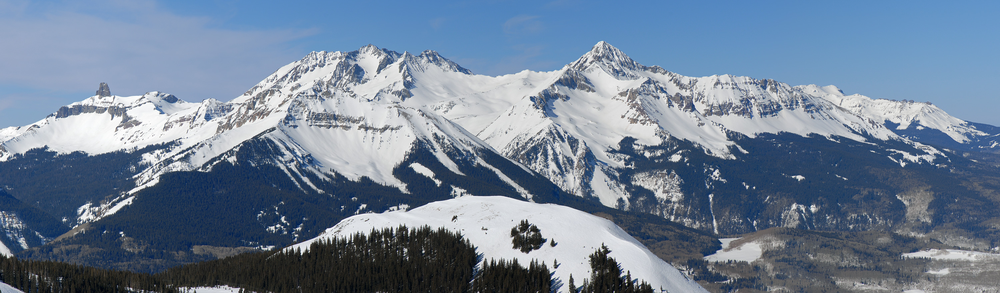
#> input picture mountain.png, 1000 x 293 px, shrunk from 3000 x 880 before the run
$ python perfect_colorado_hike.py
#> lines starting #> are read from the running program, lines starting #| are printed output that depends on the picture
# Author:
#   Caleb Rasmussen
# File:
#   perfect_colorado_hike.py
# Contains:
#   import_csv()
#   add_info()
#   find_perfect_mountain()
#   display_image()
#   display_mountain()
#   main()
# Description:
#   This program anaylizes data from a Colorado mountain dataset to
#   find the perfect hiking mountain.


# Data Anyalsis
import pandas as pd
import matplotlib.pyplot as plt
from sklearn.linear_model import LinearRegression

# Images
import urllib.request
from PIL import Image


# Import data from a csv file into a dataframe
def import_csv(file_name):

    # Read csv file into data frame
    dataframe = pd.read_csv(file_name, encoding= 'unicode_escape')

    # Check for missing values
    if dataframe.isnull().values.any():
        print("Error: missing data")
    else:
        return dataframe


# Adds columns and populates them with info
def add_info(dataframe):

    # Rename columns to be arround same length
    dataframe.rename(columns={"ID": "Column ID", "Lat": "Latitude", "Long": "Longitude", "Elevation Gain_ft": "Elev Gain_ft"},
                                inplace=True)

    # Averarage Traffic: replace low and high traffic columns with an average
    traffic_average = dataframe[['Traffic Low', 'Traffic High']].mean(axis=1)     # averages low and high traffic columns
    dataframe.insert(13, 'Traffic Avg', traffic_average)                          # add column to data frame
    dataframe = dataframe.astype({"Traffic Avg": int})                            # convert column type to int

    dataframe = dataframe.drop(['Traffic Low', 'Traffic High'], axis=1)           # drop low and high

    # Meters: convert feet in meters
    dataframe.insert(4, 'Elevation_m', dataframe['Elevation_ft'])
    dataframe['Elevation_m'] = dataframe['Elevation_m'].apply(lambda x: int(x/3.281))

    # Elevation Gain per mile
    dataframe.insert(13, 'Elev per mi_ft', (dataframe["Elev Gain_ft"] / dataframe["Distance_mi"]))
    dataframe = dataframe.astype({"Elev per mi_ft": int})

    return dataframe


# Finds the perfect mountain though anaylizing the data
def find_perfect_mountain(df_orginal):

    # Fourteener Data
    figure, graph = plt.subplots(figsize=(5, 5))
    graph.set_title('Does the Mountain follow \nthe Prominence Rule?', fontsize=18)

    pie_labels = ["Yes", "No"]
    pie_colors = ['green', 'gray']

    fourteener_count = df_orginal['fourteener'].value_counts(dropna=True)
    fourteener_values = lambda x: '{}'.format(int(x * fourteener_count.sum() / 100))        # computes mountain values

    # Pie chart
    graph.pie(fourteener_count, labels=pie_labels,
        autopct= fourteener_values, textprops={'size': 'x-large'},       # mountain values
        explode=(0, 0.1), colors = pie_colors)
    plt.tight_layout()

    # Remove none fourteeners
    df_new = df_orginal.loc[df_orginal["fourteener"] != "N"]
    df_new = df_new.drop('fourteener', axis=1)              # drop fourteener column


    # Elevation and Traffic Data
    figure, graph = plt.subplots(nrows=1,ncols=2, figsize=(12, 4))
    graph[0].plot(df_new['Elevation_ft'])
    graph[0].set_title('Elevation', fontsize=18)

    elevation_mean = int(df_new['Elevation_ft'].mean())
    graph[0].set_xlabel(f'Average Height: {elevation_mean} ft')


    # Elvation vs Traffic regression graph
    graph[1].set_title('Elevation vs Traffic', fontsize=18)
    graph[1].set_xlabel('Elevation m')
    graph[1].set_ylabel('Estimated Visits (2017)')

    x = df_new['Elevation_m'].values
    y = df_new['Traffic Avg'].values

    x = x.reshape(-1, 1)
    y = y.reshape(-1, 1)

    regr = LinearRegression()
    regr.fit(x, y)
    regr_pred = regr.predict(x)

    # Regression scatter plot
    graph[1].scatter(x, y)                          # data plots
    graph[1].plot(x, regr_pred, color='red')        # regression line
    plt.tight_layout()


    # Difficulty Data
    df_new.rename({'Difficulty': 'Difficulty Cls'}, axis=1, inplace=True)     # rename Difficulty column

    # Change Difficult values to ints based on the Yosemite Decimal System
    df_new['Difficulty Cls'].replace(['Class 1', 'Class 2', 'Hard Class 2', 'Easy Class 3', 'Class 3', 'Hard Class 3', 'Class 4'],
                                [1, 2, 2, 3, 3, 3, 4], inplace=True)

    # Difficulty classes graph
    figure, graph = plt.subplots(figsize=(5, 5))
    graph.set_title('Difficulty Classes', fontsize=18)

    pie_labels = ["Class 1", "Class 2", "Class 3", "Class 4"]
    pie_colors = ['forestgreen', 'steelblue', 'darkorange', 'firebrick']

    difficulty_count = df_new['Difficulty Cls'].value_counts().sort_index()
    difficulty_values = lambda x: '{}'.format(int(x * difficulty_count.sum() / 100))        # computes mountain values

    #Pie chart
    graph.pie(difficulty_count, labels=pie_labels,
        autopct= difficulty_values, textprops={'size': 'x-large'},
        colors = pie_colors, startangle=45, explode=(0, 0, 0, 0.1))
    plt.tight_layout()


    # Hardest hikes with low traffic
    df_class_4 = df_new.loc[df_new['Difficulty Cls'] == 4]

    min_traffic = df_class_4['Traffic Avg'].min()
    df_low_traffic = df_class_4.loc[df_new['Traffic Avg'] <=  min_traffic]

    perfect_mountain = df_low_traffic.sort_values('Isolation_mi', ascending = False).head(1)

    plt.show()      # Displays graphs
    return perfect_mountain


# Displays a mountain formated on the screen
def display_image(url):
    urllib.request.urlretrieve(url, "mountain.png")

    img = Image.open("mountain.png")
    img.show()


# Displays a mountain formated on the screen
def display_mountain(mountain):

    print("Perfect Mountain:")

    # Displays column with data
    i = 0
    for column in mountain:
        print(f"\t{column}:\t{mountain.iat[0, i]}")
        i += 1

    # Display image
    image_url = mountain.iat[0, 15]
    display_image(image_url)


# Runs the program
def main():
    file_name = "14er.csv"
    df_orginal = import_csv(file_name)
#> (reads 14er.csv from the repository)

    print(pd.__version__)
    print(df_orginal.info())


    df_mountains = add_info(df_orginal)
    perfect_mountain = find_perfect_mountain(df_mountains)
#> in find_perfect_mountain, `plt.show()`:
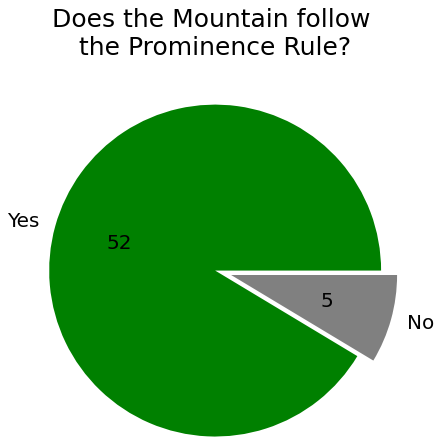
#> figure drawn by matplotlib, 1 panel
#> in find_perfect_mountain, `plt.show()`:
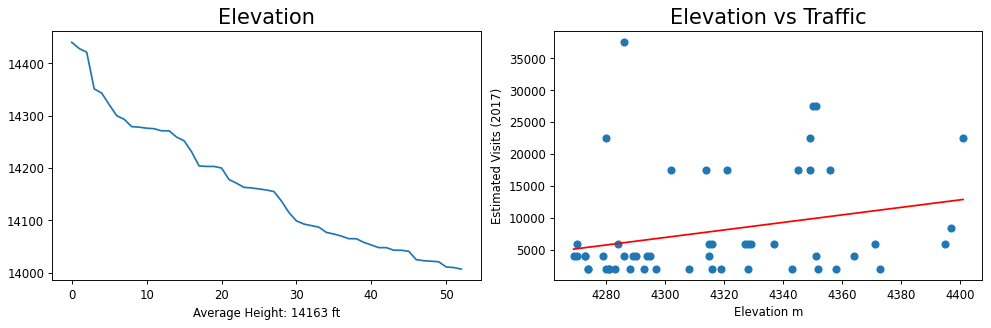
#> figure drawn by matplotlib, 2 panels; panel 1: curve peaks at x = 0, y = 14440
#> in find_perfect_mountain, `plt.show()`:
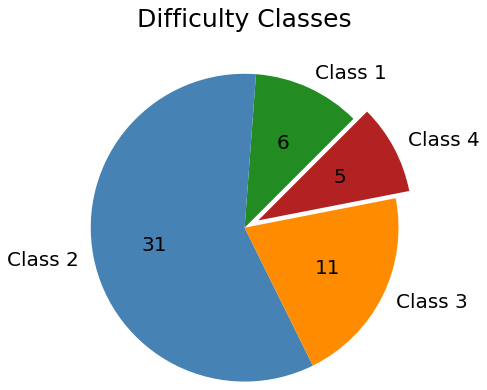
#> figure drawn by matplotlib, 1 panel

    display_mountain(perfect_mountain)
#> in display_image, img is the input picture: PIL image 1000x293 RGB; mean R, G, B 112, 129.2, 150.3


# Starts program
main()
